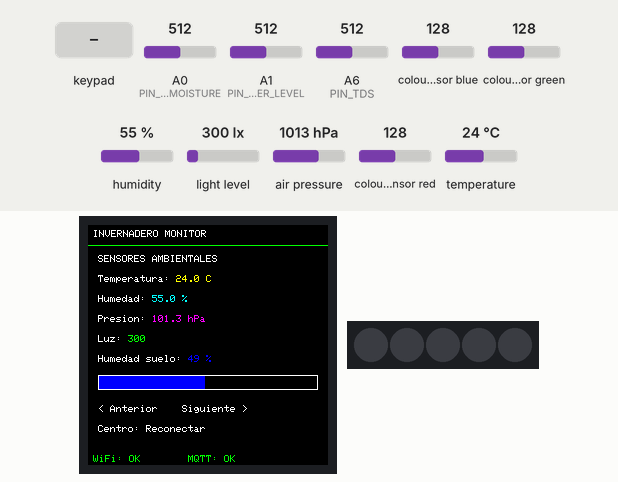
Recording of a sketch running on a simulated Arduino MKR. Shown: 240×240 colour display, 5 RGB LEDs in strip order, left to right. The test bench sets the inputs (shaded band); at power-on: colour sensor blue 128, colour sensor green 128, colour sensor red 128, A0 (PIN_SOIL_MOISTURE) = 512, A1 (PIN_WATER_LEVEL) = 512, A6 (PIN_TDS) = 512, humidity 55 %, light level 300 lx, air pressure 1013 hPa, temperature 24 °C. WiFi joins after 1.5 s; servers stay silent unless stated; no MQTT or app messages arrive unless stated; what the sketch prints to the serial monitor is not drawn.

Above: at 4.1 s.
4.2 s: keypad keys 1 2 3 4 pressed 0.4 s apart
At 6.9 s:
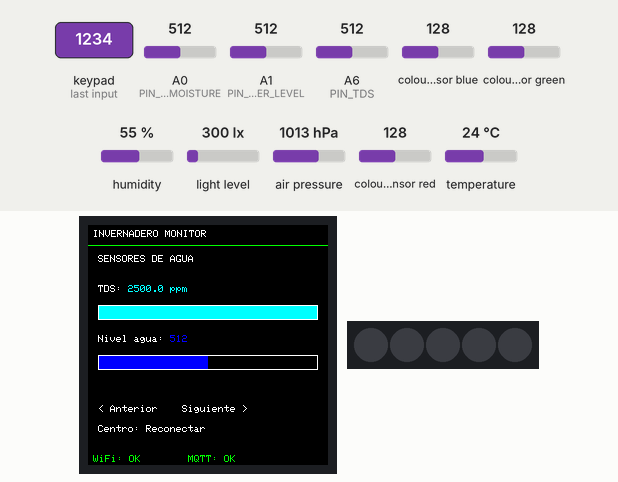
7.3 s: key '4' pressed
At 8.7 s:
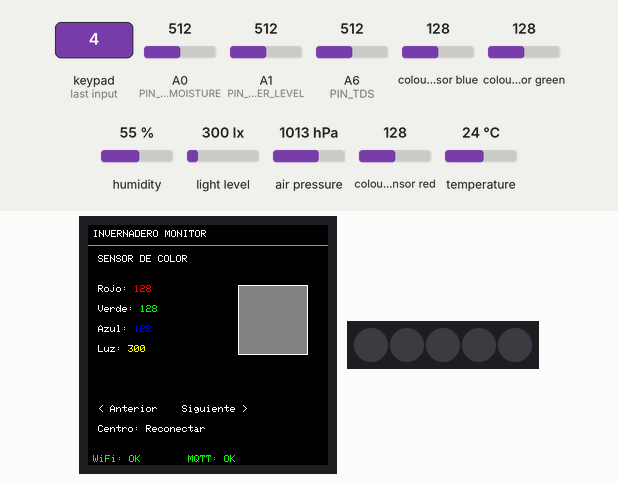
9.0 s: colour sensor blue set to 5
At 10.3 s:
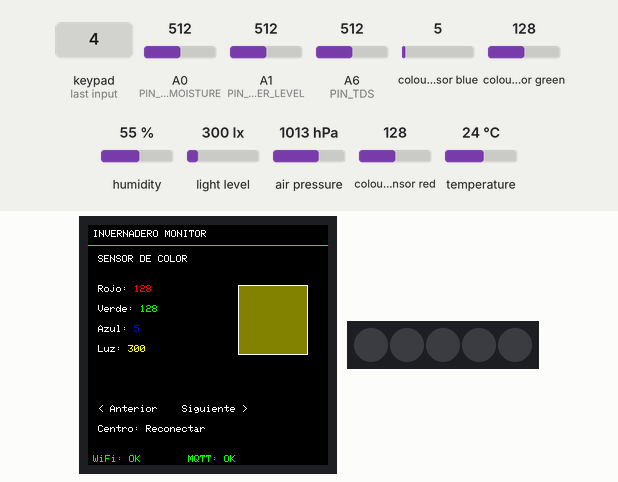
12.0 s: colour sensor green set to 17
At 12.6 s:
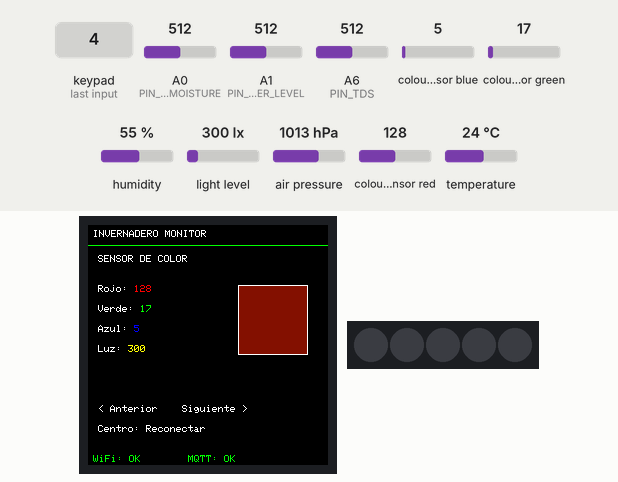
15.0 s: colour sensor red set to 5
At 16.1 s:
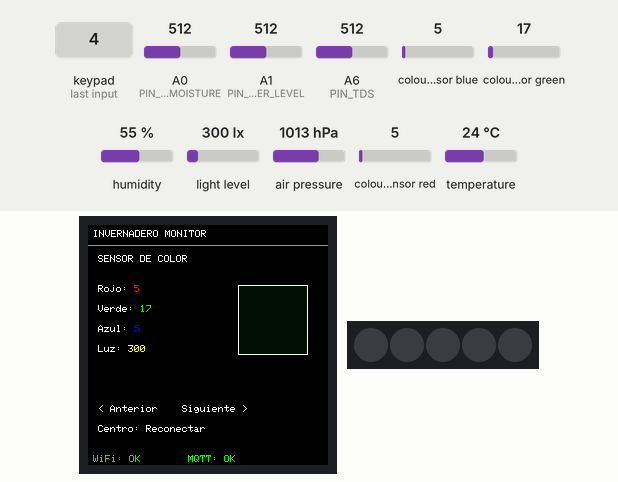
18.0 s: colour sensor blue set to 64
At 18.4 s:
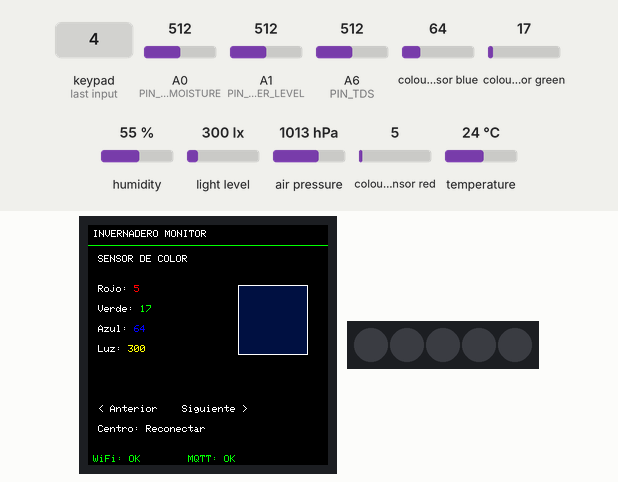
Timing chart, 0 to 21.0 s (numbered marks = the images above; inputs shaded):
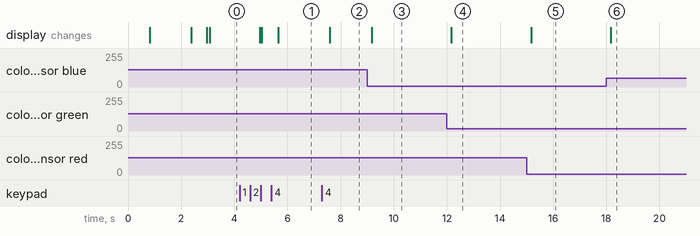

The sketch:

MQTT_SENSORS.ino
```cpp
// Librería del MKR IoT Carrier para manejar sensores y actuadores integrados
#include <Arduino_MKRIoTCarrier.h>

// Librerías para WiFi y MQTT
#include <WiFiNINA.h>
#include <PubSubClient.h>
#include <ArduinoJson.h>

MKRIoTCarrier carrier;

// Pines de conexión para los sensores externos
#define PIN_TDS A6               // Sensor TDS (Total de Sólidos Disueltos) conectado al pin analógico A6
#define PIN_SOIL_MOISTURE A0     // Sensor de humedad de suelo capacitivo conectado al pin analógico A0
#define PIN_WATER_LEVEL A1       // Sensor de nivel de agua (Octopus Water Level Sensor) conectado al pin analógico A1

// Variables para almacenar las lecturas de los sensores externos
float tdsValue = 0;             // Valor de TDS en ppm (partes por millón)
int soilMoistureValue = 0;      // Humedad del suelo en porcentaje
int waterLevelValue = 0;        // Nivel de agua como valor analógico

// Variables para las lecturas de los sensores del MKR IoT Carrier
float temperature = 0;          // Temperatura en grados Celsius
float humidity = 0;             // Humedad relativa en porcentaje
float pressure = 0;             // Presión atmosférica en hPa
int red = 0, green = 0, blue = 0, lightLevel = 0; // Valores de color RGB y luz ambiental

// Configuración WiFi
const char* ssid = "CLX";
const char* password = "123456789";

// Configuración MQTT
const char* mqtt_server = "broker.emqx.io";
const int mqtt_port = 1883;
const char* mqtt_topic = "invernadero/sensores";
const char* mqtt_client_id = "MKRIoTCarrier";

// Objetos para WiFi y MQTT
WiFiClient wifiClient;
PubSubClient mqttClient(wifiClient);

// Variables para control de tiempo - OPTIMIZADAS PARA TIEMPO REAL
unsigned long lastReadingTime = 0;
unsigned long lastMqttPublishTime = 0;
unsigned long lastDisplayUpdateTime = 0;
const long readingInterval = 500;       // Intervalo para leer sensores (500ms)
const long mqttPublishInterval = 1000;  // Intervalo para publicar en MQTT (1 segundo)
const long displayUpdateInterval = 500; // Intervalo para actualizar display (500ms)

// Variables para la interfaz
int currentScreen = 0;
const int numScreens = 3;
bool wifiConnected = false;
bool mqttConnected = false;

// Variables para optimización
bool sensorsUpdated = false;
unsigned long lastButtonCheckTime = 0;
const long buttonCheckInterval = 100;  // Verificar botones cada 100ms

void setup() {
  Serial.begin(115200); // Aumentado a 115200 para comunicación más rápida
  delay(500);        // Reducido a 500ms

  Serial.println("Iniciando sistema de monitoreo...");

  // Inicializar el MKR IoT Carrier
  if (!carrier.begin()) {
    Serial.println("Error al iniciar el MKR IoT Carrier.");
    while (1); // Se detiene en caso de error
  }

  // Inicializar el sensor de luz y color
  if (!carrier.Light.begin()) {
    Serial.println("Error al iniciar el sensor de luz y color.");
    while (1); // Se detiene en caso de error
  }

  // Configurar el display
  carrier.display.setRotation(0);
  carrier.display.fillScreen(ST77XX_BLACK);
  carrier.display.setTextSize(2);
  carrier.display.setTextColor(ST77XX_GREEN);
  carrier.display.setCursor(20, 100);
  carrier.display.println("Iniciando...");

  // Conectar a WiFi
  setupWiFi();

  // Configurar MQTT
  mqttClient.setServer(mqtt_server, mqtt_port);
  mqttClient.setCallback(mqttCallback);

  // Leer sensores inmediatamente al inicio
  readAllSensors();
  updateDisplay();

  Serial.println("Sistema iniciado correctamente.");
}

void loop() {
  unsigned long currentMillis = millis();

  // Actualizar estado de MQTT - Optimizado para reconexión rápida
  if (wifiConnected && !mqttClient.connected()) {
    reconnectMQTT();
  }

  if (mqttClient.connected()) {
    mqttClient.loop();
    mqttConnected = true;
  } else {
    mqttConnected = false;
  }

  // Leer sensores en intervalos
  if (currentMillis - lastReadingTime >= readingInterval) {
    lastReadingTime = currentMillis;
    readAllSensors();
    sensorsUpdated = true;
  }

  // Publicar datos en MQTT en intervalos
  if (wifiConnected && mqttConnected && currentMillis - lastMqttPublishTime >= mqttPublishInterval) {
    lastMqttPublishTime = currentMillis;
    publishSensorData();
  }

  // Actualizar display solo cuando hay nuevos datos o cambios
  if ((sensorsUpdated || currentMillis - lastDisplayUpdateTime >= displayUpdateInterval)) {
    lastDisplayUpdateTime = currentMillis;
    updateDisplay();
    sensorsUpdated = false;
  }

  // Comprobar botones táctiles con frecuencia optimizada
  if (currentMillis - lastButtonCheckTime >= buttonCheckInterval) {
    lastButtonCheckTime = currentMillis;
    checkButtons();
  }
}

void setupWiFi() {
  Serial.print("Conectando a WiFi...");
  carrier.display.fillScreen(ST77XX_BLACK);
  carrier.display.setTextSize(2);
  carrier.display.setTextColor(ST77XX_YELLOW);
  carrier.display.setCursor(20, 100);
  carrier.display.println("Conectando WiFi");

  WiFi.begin(ssid, password);

  // Optimizado: Reducir tiempo de espera entre intentos
  int attempts = 0;
  while (WiFi.status() != WL_CONNECTED && attempts < 20) {
    delay(300);  // Reducido a 300ms
    Serial.print(".");
    attempts++;
  }

  if (WiFi.status() == WL_CONNECTED) {
    Serial.println("\nWiFi conectado");
    Serial.print("Dirección IP: ");
    Serial.println(WiFi.localIP());
    wifiConnected = true;

    carrier.display.fillScreen(ST77XX_BLACK);
    carrier.display.setTextColor(ST77XX_GREEN);
    carrier.display.setCursor(20, 100);
    carrier.display.println("WiFi Conectado");
    delay(500);  // Reducido a 500ms
  } else {
    Serial.println("\nFalló la conexión WiFi");
    wifiConnected = false;

    carrier.display.fillScreen(ST77XX_BLACK);
    carrier.display.setTextColor(ST77XX_RED);
    carrier.display.setCursor(20, 100);
    carrier.display.println("Error WiFi");
    delay(500);  // Reducido a 500ms
  }
}

void reconnectMQTT() {
  // Intentar reconectar al broker MQTT - Optimizado para reconexión rápida
  if (mqttClient.connect(mqtt_client_id)) {
    Serial.println("Conectado al broker MQTT");
    mqttClient.subscribe(mqtt_topic);
  } else {
    Serial.print("Falló conexión MQTT, rc=");
    Serial.println(mqttClient.state());
  }
}

void mqttCallback(char* topic, byte* payload, unsigned int length) {
  // Procesar mensajes recibidos del broker MQTT
  Serial.print("Mensaje recibido [");
  Serial.print(topic);
  Serial.print("]: ");

  char message[length + 1];
  for (unsigned int i = 0; i < length; i++) {
    message[i] = (char)payload[i];
    Serial.print((char)payload[i]);
  }
  message[length] = '\0';
  Serial.println();

  // Aquí puedes procesar comandos recibidos si es necesario
}

void readAllSensors() {
  // Optimizado: Lectura más eficiente de sensores

  // Lectura del sensor TDS y conversión simulada a ppm
  tdsValue = analogRead(PIN_TDS);
  tdsValue = (tdsValue / 1024.0) * 5.0 * 1000; // Simulación de conversión a ppm

  // Lectura y mapeo de la humedad del suelo a porcentaje
  soilMoistureValue = analogRead(PIN_SOIL_MOISTURE);
  soilMoistureValue = map(soilMoistureValue, 1023, 0, 0, 100);

  // Lectura del nivel de agua en valor analógico
  waterLevelValue = analogRead(PIN_WATER_LEVEL);

  // Lecturas de los sensores ambientales del MKR IoT Carrier
  temperature = carrier.Env.readTemperature();
  humidity = carrier.Env.readHumidity();
  pressure = carrier.Pressure.readPressure(); // Lectura directa del sensor de presión

  // Lectura de luz y color
  if (carrier.Light.colorAvailable()) {
    carrier.Light.readColor(red, green, blue, lightLevel);
  }

  // Mostrar lecturas en consola solo cada 10 lecturas para no saturar el puerto serie
  static int readCount = 0;
  if (++readCount >= 10) {
    readCount = 0;
    Serial.println("------------------------------");
    Serial.print("TDS (ppm): ");
    Serial.println(tdsValue);
    Serial.print("Humedad del suelo (%): ");
    Serial.println(soilMoistureValue);
    Serial.print("Nivel de agua (valor analógico): ");
    Serial.println(waterLevelValue);
    Serial.print("Temperatura (°C): ");
    Serial.println(temperature);
    Serial.print("Humedad relativa (%): ");
    Serial.println(humidity);
    Serial.print("Presión atmosférica (hPa): ");
    Serial.println(pressure);
    Serial.print("Nivel de luz: ");
    Serial.println(lightLevel);
    Serial.print("Color RGB - R: ");
    Serial.print(red);
    Serial.print(" G: ");
    Serial.print(green);
    Serial.print(" B: ");
    Serial.println(blue);
  }
}

void publishSensorData() {
  // Optimizado: Usar un buffer más pequeño y eficiente
  StaticJsonDocument<384> jsonDoc;

  // Añadir datos de sensores externos
  jsonDoc["tds"] = tdsValue;
  jsonDoc["soil_moisture"] = soilMoistureValue;
  jsonDoc["water_level"] = waterLevelValue;

  // Añadir datos de sensores del MKR IoT Carrier
  jsonDoc["temperature"] = temperature;
  jsonDoc["humidity"] = humidity;
  jsonDoc["pressure"] = pressure;
  jsonDoc["light"] = lightLevel;

  // Añadir datos de color
  JsonObject colorObj = jsonDoc.createNestedObject("color");
  colorObj["r"] = red;
  colorObj["g"] = green;
  colorObj["b"] = blue;

  // Serializar a JSON
  char jsonBuffer[384];
  serializeJson(jsonDoc, jsonBuffer);

  // Publicar en MQTT
  if (mqttClient.publish(mqtt_topic, jsonBuffer)) {
    // Éxito silencioso para no saturar el puerto serie
  } else {
    Serial.println("Error al publicar");
  }
}

void checkButtons() {
  // Actualizar estado de los botones - Optimizado para respuesta rápida
  carrier.Buttons.update();

  // Cambiar pantalla con los botones
  if (carrier.Buttons.getTouch(TOUCH0)) {
    currentScreen = (currentScreen - 1 + numScreens) % numScreens;
    sensorsUpdated = true; // Forzar actualización de pantalla
    delay(150); // Debounce reducido
  }

  if (carrier.Buttons.getTouch(TOUCH4)) {
    currentScreen = (currentScreen + 1) % numScreens;
    sensorsUpdated = true; // Forzar actualización de pantalla
    delay(150); // Debounce reducido
  }

  // Botón central para reconectar
  if (carrier.Buttons.getTouch(TOUCH2)) {
    if (!wifiConnected) {
      setupWiFi();
    } else if (!mqttConnected) {
      reconnectMQTT();
    }
    sensorsUpdated = true; // Forzar actualización de pantalla
    delay(150); // Debounce reducido
  }
}

void updateDisplay() {
  // Optimizado: Actualización más eficiente de la pantalla
  carrier.display.fillScreen(ST77XX_BLACK);

  // Encabezado común
  carrier.display.setTextSize(1);
  carrier.display.setTextColor(ST77XX_WHITE);
  carrier.display.setCursor(5, 5);
  carrier.display.print("INVERNADERO MONITOR");

  // Línea separadora
  carrier.display.drawLine(0, 20, 240, 20, ST77XX_GREEN);

  // Estado de conexión
  carrier.display.setCursor(5, 230);
  if (wifiConnected) {
    carrier.display.setTextColor(ST77XX_GREEN);
    carrier.display.print("WiFi: OK");
  } else {
    carrier.display.setTextColor(ST77XX_RED);
    carrier.display.print("WiFi: NO");
  }

  carrier.display.setCursor(100, 230);
  if (mqttConnected) {
    carrier.display.setTextColor(ST77XX_GREEN);
    carrier.display.print("MQTT: OK");
  } else {
    carrier.display.setTextColor(ST77XX_RED);
    carrier.display.print("MQTT: NO");
  }

  // Mostrar contenido según la pantalla actual
  switch (currentScreen) {
    case 0:
      displayEnvironmentalSensors();
      break;
    case 1:
      displayWaterSensors();
      break;
    case 2:
      displayColorSensor();
      break;
  }
}

void displayEnvironmentalSensors() {
  carrier.display.setTextSize(1);
  carrier.display.setTextColor(ST77XX_WHITE);
  carrier.display.setCursor(10, 30);
  carrier.display.println("SENSORES AMBIENTALES");

  // Temperatura
  carrier.display.setCursor(10, 50);
  carrier.display.print("Temperatura: ");
  carrier.display.setTextColor(ST77XX_YELLOW);
  carrier.display.print(temperature, 1);
  carrier.display.println(" C");

  // Humedad
  carrier.display.setTextColor(ST77XX_WHITE);
  carrier.display.setCursor(10, 70);
  carrier.display.print("Humedad: ");
  carrier.display.setTextColor(ST77XX_CYAN);
  carrier.display.print(humidity, 1);
  carrier.display.println(" %");

  // Presión
  carrier.display.setTextColor(ST77XX_WHITE);
  carrier.display.setCursor(10, 90);
  carrier.display.print("Presion: ");
  carrier.display.setTextColor(ST77XX_MAGENTA);
  carrier.display.print(pressure, 1);
  carrier.display.println(" hPa");

  // Luz
  carrier.display.setTextColor(ST77XX_WHITE);
  carrier.display.setCursor(10, 110);
  carrier.display.print("Luz: ");
  carrier.display.setTextColor(ST77XX_GREEN);
  carrier.display.println(lightLevel);

  // Humedad del suelo
  carrier.display.setTextColor(ST77XX_WHITE);
  carrier.display.setCursor(10, 130);
  carrier.display.print("Humedad suelo: ");
  carrier.display.setTextColor(ST77XX_BLUE);
  carrier.display.print(soilMoistureValue);
  carrier.display.println(" %");

  // Barra de humedad del suelo
  carrier.display.drawRect(10, 150, 220, 15, ST77XX_WHITE);
  int soilBarWidth = map(soilMoistureValue, 0, 100, 0, 218);
  carrier.display.fillRect(11, 151, soilBarWidth, 13, ST77XX_BLUE);

  // Instrucciones
  carrier.display.setTextColor(ST77XX_WHITE);
  carrier.display.setCursor(10, 180);
  carrier.display.println("< Anterior    Siguiente >");
  carrier.display.setCursor(10, 200);
  carrier.display.println("Centro: Reconectar");
}

void displayWaterSensors() {
  carrier.display.setTextSize(1);
  carrier.display.setTextColor(ST77XX_WHITE);
  carrier.display.setCursor(10, 30);
  carrier.display.println("SENSORES DE AGUA");

  // TDS
  carrier.display.setCursor(10, 60);
  carrier.display.print("TDS: ");
  carrier.display.setTextColor(ST77XX_CYAN);
  carrier.display.print(tdsValue, 1);
  carrier.display.println(" ppm");

  // Barra de TDS
  carrier.display.setTextColor(ST77XX_WHITE);
  carrier.display.drawRect(10, 80, 220, 15, ST77XX_WHITE);
  int tdsBarWidth = map(constrain(tdsValue, 0, 1000), 0, 1000, 0, 218);
  carrier.display.fillRect(11, 81, tdsBarWidth, 13, ST77XX_CYAN);

  // Nivel de agua
  carrier.display.setCursor(10, 110);
  carrier.display.print("Nivel agua: ");
  carrier.display.setTextColor(ST77XX_BLUE);
  carrier.display.println(waterLevelValue);

  // Barra de nivel de agua
  carrier.display.setTextColor(ST77XX_WHITE);
  carrier.display.drawRect(10, 130, 220, 15, ST77XX_WHITE);
  int waterBarWidth = map(constrain(waterLevelValue, 0, 1023), 0, 1023, 0, 218);
  carrier.display.fillRect(11, 131, waterBarWidth, 13, ST77XX_BLUE);

  // Instrucciones
  carrier.display.setTextColor(ST77XX_WHITE);
  carrier.display.setCursor(10, 180);
  carrier.display.println("< Anterior    Siguiente >");
  carrier.display.setCursor(10, 200);
  carrier.display.println("Centro: Reconectar");
}

void displayColorSensor() {
  carrier.display.setTextSize(1);
  carrier.display.setTextColor(ST77XX_WHITE);
  carrier.display.setCursor(10, 30);
  carrier.display.println("SENSOR DE COLOR");

  // Valores RGB
  carrier.display.setCursor(10, 60);
  carrier.display.print("Rojo: ");
  carrier.display.setTextColor(ST77XX_RED);
  carrier.display.println(red);

  carrier.display.setTextColor(ST77XX_WHITE);
  carrier.display.setCursor(10, 80);
  carrier.display.print("Verde: ");
  carrier.display.setTextColor(ST77XX_GREEN);
  carrier.display.println(green);

  carrier.display.setTextColor(ST77XX_WHITE);
  carrier.display.setCursor(10, 100);
  carrier.display.print("Azul: ");
  carrier.display.setTextColor(ST77XX_BLUE);
  carrier.display.println(blue);

  carrier.display.setTextColor(ST77XX_WHITE);
  carrier.display.setCursor(10, 120);
  carrier.display.print("Luz: ");
  carrier.display.setTextColor(ST77XX_YELLOW);
  carrier.display.println(lightLevel);

  // Mostrar el color detectado
  uint16_t detectedColor = carrier.display.color565(
    constrain(map(red, 0, 255, 0, 255), 0, 255),
    constrain(map(green, 0, 255, 0, 255), 0, 255),
    constrain(map(blue, 0, 255, 0, 255), 0, 255)
  );

  carrier.display.drawRect(150, 60, 70, 70, ST77XX_WHITE);
  carrier.display.fillRect(151, 61, 68, 68, detectedColor);

  // Instrucciones
  carrier.display.setTextColor(ST77XX_WHITE);
  carrier.display.setCursor(10, 180);
  carrier.display.println("< Anterior    Siguiente >");
  carrier.display.setCursor(10, 200);
  carrier.display.println("Centro: Reconectar");
}
```

Measured:
- after the input at 4.2 s, the display: first changes after 0.76 s (image 1 shows a later state)
- after the input at 7.3 s, the display: changes after 0.30 s (image 2)
- after the input at 9.0 s, the display: changes after 0.17 s (image 3)
- after the input at 12.0 s, the display: changes after 0.17 s (image 4)
- after the input at 15.0 s, the display: changes after 0.17 s (image 5)
- after the input at 18.0 s, the display: changes after 0.17 s (image 6)
